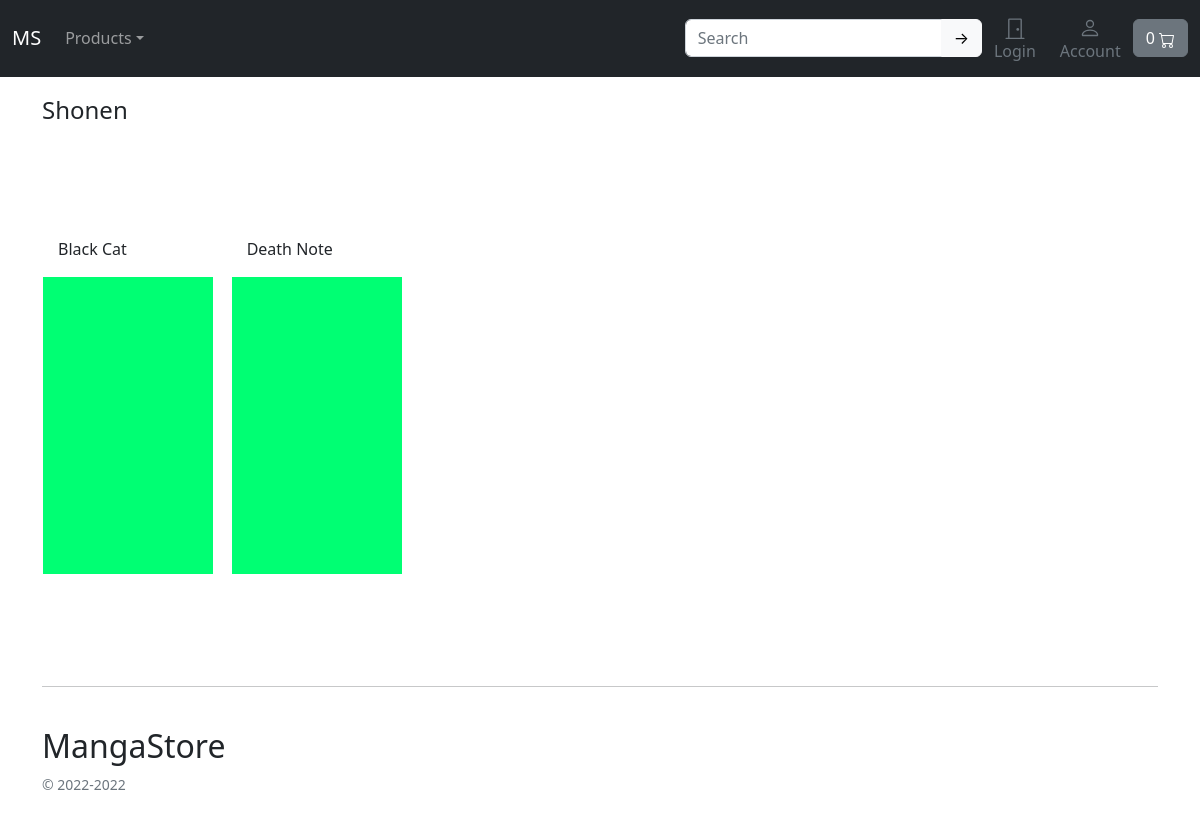
Screenshot of /shop/shonen/ with the database file from the repository.
### store/models.py (models this page shows, shortened)
class Category(models.Model):
    name = models.CharField(max_length=255, db_index=True)
    slug = models.SlugField(max_length=255, unique=True)
    class Meta:
        verbose_name_plural = 'categories'
    def get_absolute_url(self):
       return reverse_lazy('store:category_list', args=[self.slug])
    def __str__(self):
        return self.name

class Product(models.Model):
    category    = models.ForeignKey(Category, related_name='product', on_delete=models.CASCADE)
    title       = models.CharField(max_length=255)
    author      = models.CharField(max_length=255, default='Not found')
    description = models.TextField(blank=True)
    available   = models.PositiveIntegerField(default=1, validators=[MinValueValidator(0)])
    image       = models.ImageField(upload_to='images/', default='images/default.png') # stores the link to the db
    slug        = models.SlugField(max_length=255)
    price       = models.DecimalField(max_digits=4, decimal_places=2, default=4.50, validators=[MinValueValidator(1)])
    in_stock    = models.BooleanField(default=True)
    is_active   = models.BooleanField(default=True)
    created     = models.DateTimeField(auto_now_add=True)
    updated     = models.DateTimeField(auto_now=True)
    class Meta:
        ordering = ('-created',)
    def get_absolute_url(self):
        return reverse_lazy('store:product_detail', args=[self.slug])

### store/views.py (the view)
def category_list(request,slug):
    category = get_object_or_404(Category, slug=slug)
    products = Product.objects.filter(category=category)
    ctx = { 'category': category, 'products': products }
    return render(request, 'store/products/category.html', context=ctx)

### cart/cart.py (called while the page is built)
    def __len__(self):
        return sum(item['qty'] for item in self.cart.values())

### cart/views.py (called while the page is built)
def cart(request):
    return {'cart': Cart(request)}

### store/views.py (called while the page is built)
def categories(request):
    return { 'categories': Category.objects.all() }

### templates/store/products/category.html (shortened to what this page needs)
{% extends '../base.html' %}
{% load static %}
{% block content %}
<main>
    <div class="album py-5 bg-ligth">
        <div class="container">
            <div class="my-5 pb-5 h4">{{ category|capfirst }}</div>
            <div class="row row-cols-1 row-cols-sm-5 row-cols-md-6 g-3">
                {% for p in products %}
                    <div class="col">
                        <div class="card border-0">
                            <div class="card-body">
                                <p class="card-text">
                                    <a class="text-dark text-decoration-none" href="{{ p.get_absolute_url }}">{{ p.title|title }}</a>
                                </p>
                            </div>
                            <img class="img-fluid mx-auto" alt="Responsive image" src="{{ p.image.url }}"  width="170px"  height="270px"></img>
                        </div>
                    </div>
                {% endfor %}
            </div>
        </div>
    </div>
</main>
{% endblock content %}

### rows the page displays
Category: name "Shonen"
Product: title "Black Cat", image (placeholder picture)
Product: title "Death Note", image (placeholder picture)
